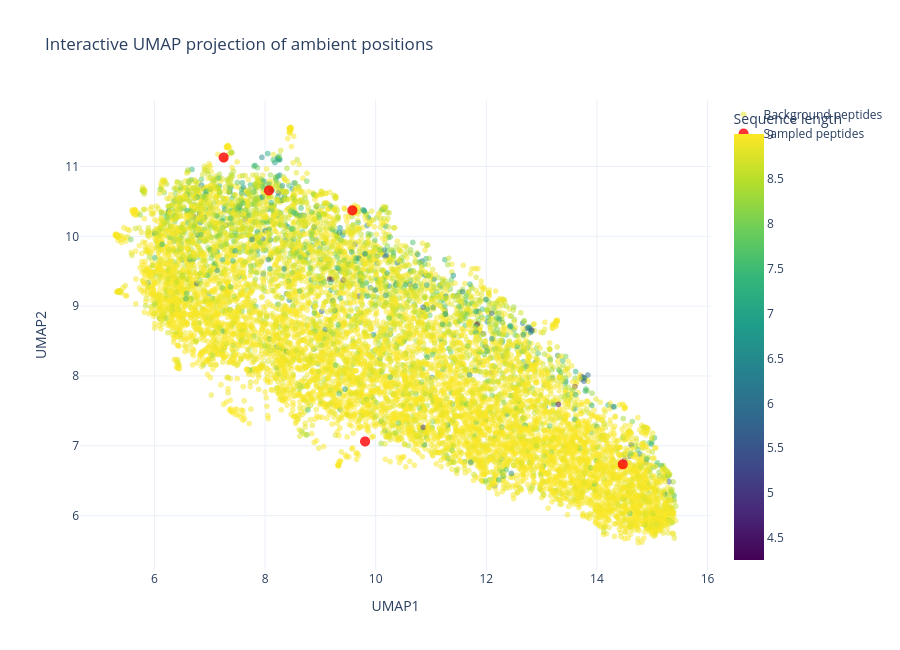

Here is the notebook cell this chart was saved with:
### Code cell
import umap

umap_ambient = umap.UMAP(
    n_components=2,
    n_neighbors=15,
    min_dist=0.1,
    metric="euclidean",
    random_state=32,
)

ambient_umap = umap_ambient.fit_transform(
    decoded_background.detach().cpu().numpy()
)
sampled_ambient_umap = umap_ambient.transform(
    decoded_sampled.detach().cpu().numpy()
)

fig = go.Figure()

background_lengths = [len(peptide) for peptide in background_peptides]

fig.add_trace(go.Scattergl(
    x=ambient_umap[:, 0],
    y=ambient_umap[:, 1],
    mode="markers",
    name="Background peptides",
    marker=dict(
        size=6,
        opacity=0.5,
        color=scores,
        colorscale="Viridis",
        colorbar=dict(title="Sequence length"),
    ),
    customdata=[
        (peptide, length)
        for peptide, length in zip(background_peptides, scores)
    ],
    hovertemplate=(
        "Sequence: %{customdata[0]}<br>"
        "Length: %{customdata[1]}<br>"
        "UMAP1: %{x:.4f}<br>"
        "UMAP2: %{y:.4f}<extra></extra>"
    ),
))

fig.add_trace(go.Scattergl(
    x=sampled_ambient_umap[:, 0],
    y=sampled_ambient_umap[:, 1],
    mode="markers",
    name="Sampled peptides",
    marker=dict(size=10, color="red", opacity=0.8),
    customdata=sampled_peptides,
    hovertemplate=(
        "Sequence: %{customdata}<br>"
        "UMAP1: %{x:.4f}<br>"
        "UMAP2: %{y:.4f}<extra></extra>"
    ),
))

fig.update_layout(
    title="Interactive UMAP projection of ambient positions",
    xaxis_title="UMAP1",
    yaxis_title="UMAP2",
    template="plotly_white",
    width=900,
    height=650,
    showlegend=True,
)

fig.show()

### Figure 1 — Plotly figure (JSON) as saved in the notebook; plotly's stock layout.template omitted (floating-point values rounded to 4 significant figures; data arrays with more than 128 entries replaced by an {"elided": "..."} marker saying what was removed)
{"data": [{"customdata": {"elided": "10000x2 mixed values"}, "hovertemplate": "Sequence: %{customdata[0]}<br>Length: %{customdata[1]}<br>UMAP1: %{x:.4f}<br>UMAP2: %{y:.4f}<extra></extra>", "marker": {"color": {"elided": "10000 float values"}, "colorbar": {"title": {"text": "Sequence length"}}, "colorscale": [[0, "#440154"], [0.1111, "#482878"], [0.2222, "#3e4989"], [0.3333, "#31688e"], [0.4444, "#26828e"], [0.5556, "#1f9e89"], [0.6667, "#35b779"], [0.7778, "#6ece58"], [0.8889, "#b5de2b"], [1, "#fde725"]], "opacity": 0.5, "size": 6}, "mode": "markers", "name": "Background peptides", "type": "scattergl", "x": {"elided": "10000 float values"}, "y": {"elided": "10000 float values"}}, {"customdata": ["FLVTLGLNIVSGIVLKRYREVYQ", "MLWRLVQQWSV", "MSWKKALRIPGGLRAATVTLML", "AVHDRQAAELAWGRAIAFLKKRLG", "IFMAVFKKRVVYTKYRHDRHAIK"], "hovertemplate": "Sequence: %{customdata}<br>UMAP1: %{x:.4f}<br>UMAP2: %{y:.4f}<extra></extra>", "marker": {"color": "red", "opacity": 0.8, "size": 10}, "mode": "markers", "name": "Sampled peptides", "type": "scattergl", "x": [9.578, 14.47, 9.808, 7.25, 8.069], "y": [10.37, 6.735, 7.063, 11.13, 10.66]}], "layout": {"height": 650, "showlegend": true, "title": {"text": "Interactive UMAP projection of ambient positions"}, "width": 900, "xaxis": {"title": {"text": "UMAP1"}}, "yaxis": {"title": {"text": "UMAP2"}}}}
